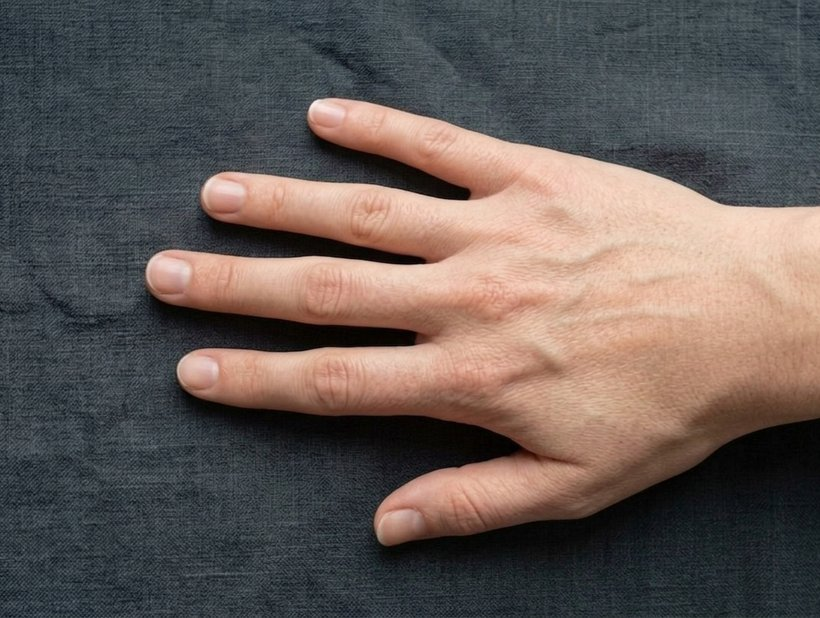
#> input picture assets/img/hand-real-right-sm.jpg, 820 x 618 px
$ python range2.py ../assets/img/hand-real-right-sm.jpg
#> lines starting #> are read from the running program, lines starting #| are printed output that depends on the picture
import numpy as np, json, sys
from PIL import Image, ImageDraw
from scipy import ndimage as nd
png=sys.argv[1]; js=png.replace('.png','.json')
im=Image.open(png).convert('RGB'); a=np.asarray(im).astype(float)/255
#> further down, im is the input picture: PIL image 820x618 RGB; mean R, G, B 99.9, 89.8, 85.8
l=0.2126*a[...,0]+0.7152*a[...,1]+0.0722*a[...,2]
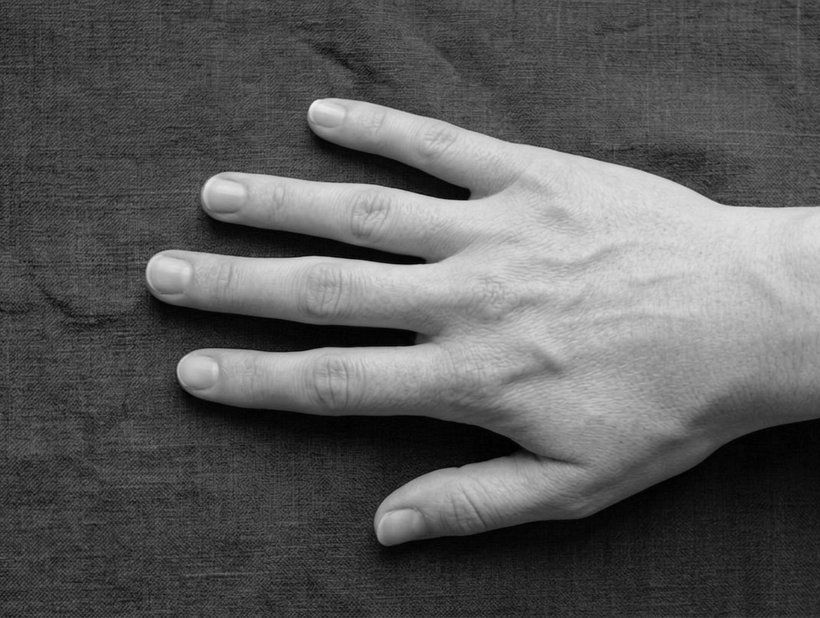
#> l: shape (618, 820) float64; min 0, max 0.95, mean 0.359
#> (the run stopped early here; a loop or call above may not have finished)

$ run again, on assets/img/hand-real-sm.jpg
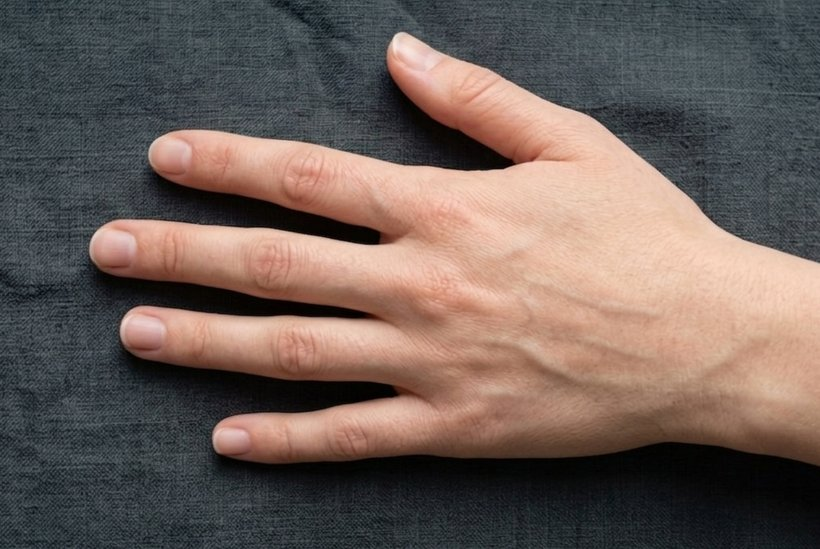
#> input picture assets/img/hand-real-sm.jpg, 820 x 549 px
#> im is the input picture: PIL image 820x549 RGB; mean R, G, B 109.5, 94.8, 88.8
#> `l=0.2126*a[...,0]+0.7152*a[...,1]+0.0722*a[...,2]`:
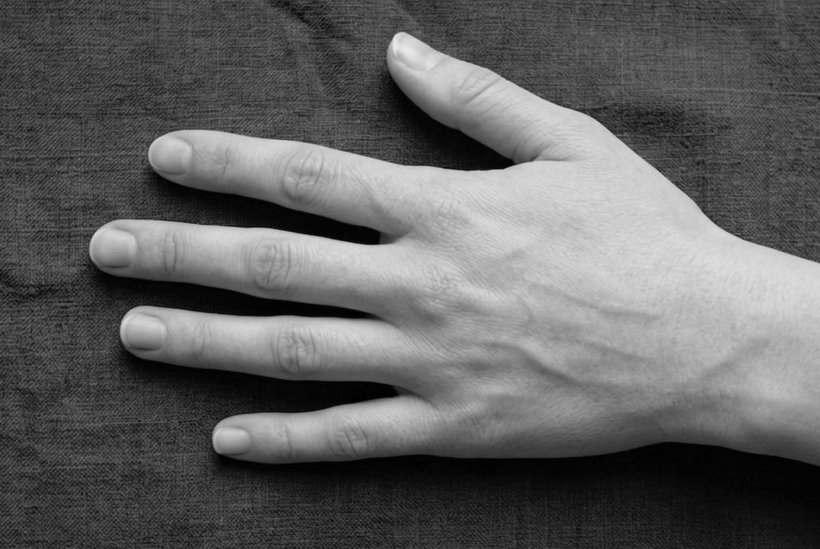
#> l: shape (549, 820) float64; min 0, max 0.92, mean 0.382
